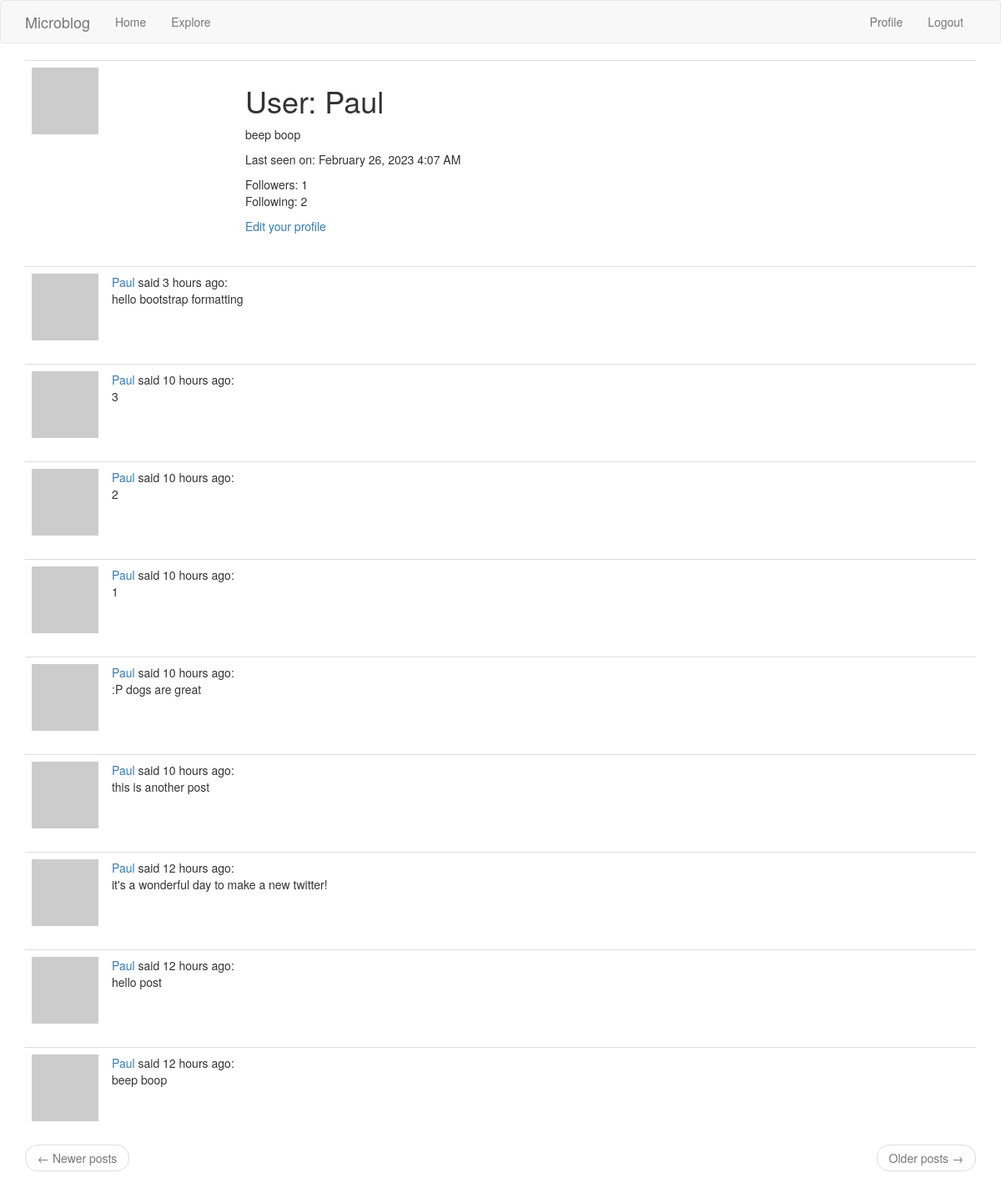
Before: /user/Paul (signed in) with the older database file.
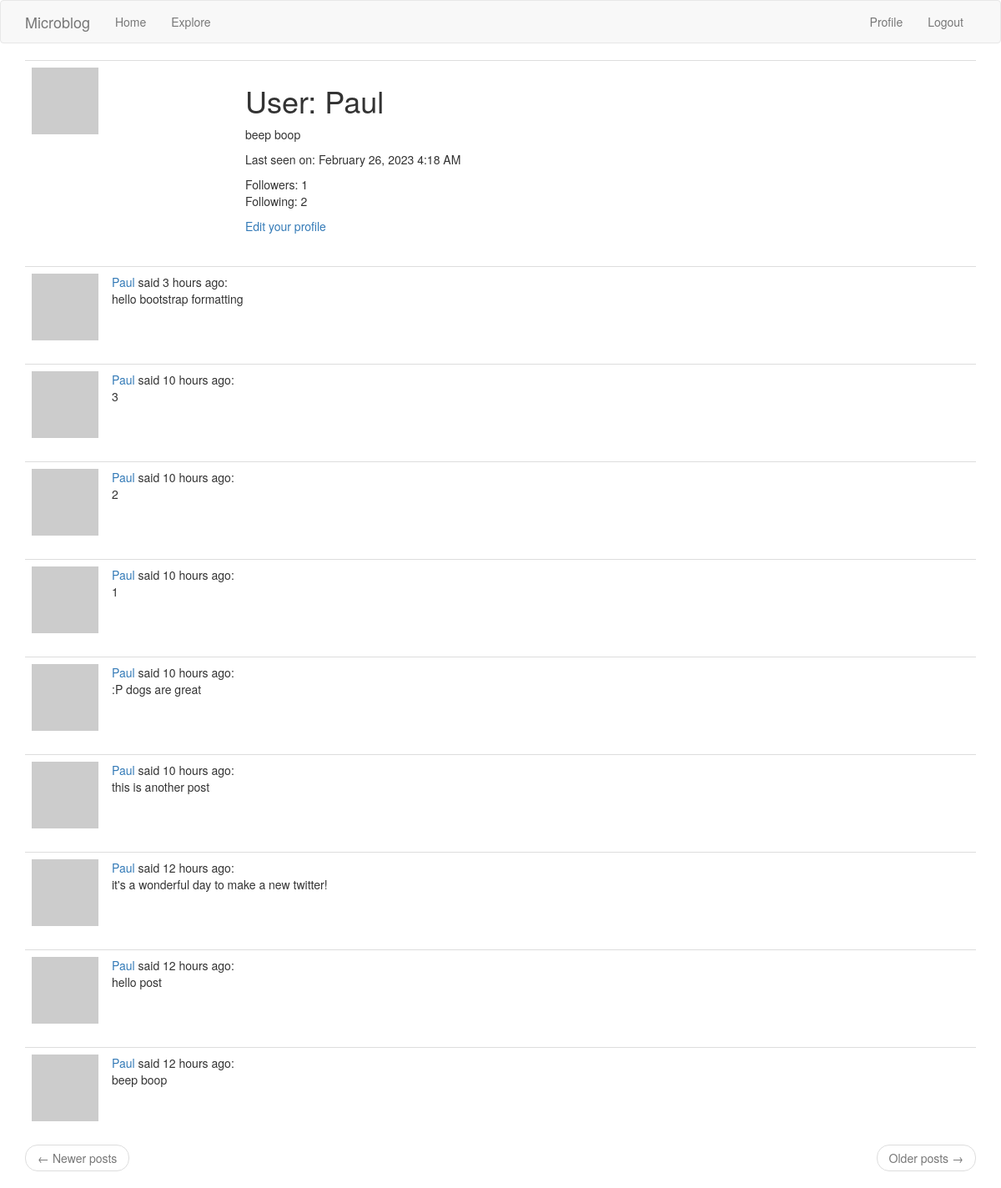
After: the same page with the newer database file.
### app/models.py (models this page shows, shortened)
class User(UserMixin, db.Model):
    id = db.Column(db.Integer, primary_key=True)
    username = db.Column(db.String(64), index=True, unique=True)
    email = db.Column(db.String(120), index=True, unique=True)
    password_hash = db.Column(db.String(128))
    posts = db.relationship('Post', backref='author', lazy='dynamic')
    about_me = db.Column(db.String(140))
    last_seen = db.Column(db.DateTime, default=datetime.utcnow)
    followed = db.relationship(
        'User', secondary=followers,
        primaryjoin = (followers.c.follower_id == id),
        secondaryjoin = (followers.c.followed_id == id),
        backref = db.backref('followers', lazy='dynamic'), lazy='dynamic')
    @login.user_loader
    def load_user(id):
        return User.query.get(int(id))
    def avatar(self, size):
        digest = md5(self.email.lower().encode('utf-8')).hexdigest()
        return 'https://www.gravatar.com/avatar/{}?d=identicon&s={}'.format(digest, size)

class Post(db.Model):
    id = db.Column(db.Integer, primary_key=True)
    body = db.Column(db.String(140))
    timestamp = db.Column(db.DateTime, index=True, default=datetime.utcnow)
    user_id = db.Column(db.Integer, db.ForeignKey('user.id'))

### app/routes.py (the view)
@app.route('/user/<username>')
@login_required
def user(username):
    user = User.query.filter_by(username=username).first_or_404()
    posts = user.posts.order_by(Post.timestamp.desc())
    return render_template('user.html', user=user, posts=posts)

### app/routes.py (called while the page is built)
@app.before_request
def before_request():
    if current_user.is_authenticated:
        current_user.last_seen = datetime.utcnow()
        db.session.commit()

### app/templates/user.html (shortened to what this page needs)
{% extends "base.html" %}
{% block app_content %}
    <table class="table table-hover">
        <tr>
            <td width="256px"><img src="{{ user.avatar(256) }}"></td>
            <td>
                <h1>User: {{ user.username }}</h1>
                {% if user.about_me %}
                    <p>{{ user.about_me }}</p>
                {% endif %}
                {% if user.last_seen %}
                    <p>Last seen on: {{ moment(user.last_seen).format('LLL') }}</p>
                {% endif %}
                    <p>Followers: {{ user.followers.count() }}<br>Following: {{ user.followed.count() }}</p>
                {% if user == current_user %}
                    <p><a href="{{ url_for('edit_profile') }}">Edit your profile</a></p>
                {% endif %}
            </td>
        </tr>
    </table>
    {% for post in posts %}
        {% include '_post.html' %}
    {% endfor %}
    <nav aria-label="...">
        <ul class="pager">
            <li class="previous{% if not prev_url %} disabled{% endif %}">
                <a href="{{ prev_url or '#' }}">
                    <span aria-hidden="true">&larr;</span> Newer posts
                </a>
            </li>
            <li class="next{% if not next_url %} disabled{% endif %}">
                <a href="{{ next_url or '#' }}">
                    Older posts <span aria-hidden="true">&rarr;</span>
                </a>
            </li>
        </ul>
    </nav>
{% endblock %}

### app/templates/base.html (shortened to what this page needs)
{% extends 'bootstrap/base.html' %}
{% block navbar %}
    <nav class="navbar navbar-default">
        <div class="container">
            <div class="navbar-header">
                <a class="navbar-brand" href="{{ url_for('index') }}">Microblog</a>
            </div>
            <div class="collapse navbar-collapse" id="bs-example-navbar-collapse-1">
                <ul class="nav navbar-nav">
                    <li><a href="{{ url_for('index') }}">Home</a></li>
                    <li><a href="{{ url_for('explore') }}">Explore</a></li>
                </ul>
                <ul class="nav navbar-nav navbar-right">
                    {% if current_user.is_anonymous %}
                    <li><a href="{{ url_for('login') }}">Login</a></li>
                    {% else %}
                    <li><a href="{{ url_for('user', username=current_user.username) }}">Profile</a></li>
                    <li><a href="{{ url_for('logout') }}">Logout</a></li>
                    {% endif %}
                </ul>
            </div>
        </div>
    </nav>
{% endblock %}
{% block content %}
    <div class="container">
        {% block app_content %}{% endblock %}
    </div>
{% endblock %}

### app/templates/_post.html
    <table class="table table-hover">
        <tr>
            <td width="70px">
                <a href="{{ url_for('user', username=post.author.username) }}">
                    <img src="{{ post.author.avatar(70) }}" />
                </a>
            </td>
            <td>
                <a href="{{ url_for('user', username=post.author.username) }}">
                    {{ post.author.username }}
                </a>
                said {{ moment(post.timestamp).fromNow() }}:
                <br>
                {{ post.body }}
            </td>
        </tr>
    </table>

Changed rows visible on the page:
changed User "Paul": last_seen "February 26, 2023 4:07 AM" → "February 26, 2023 4:18 AM"
